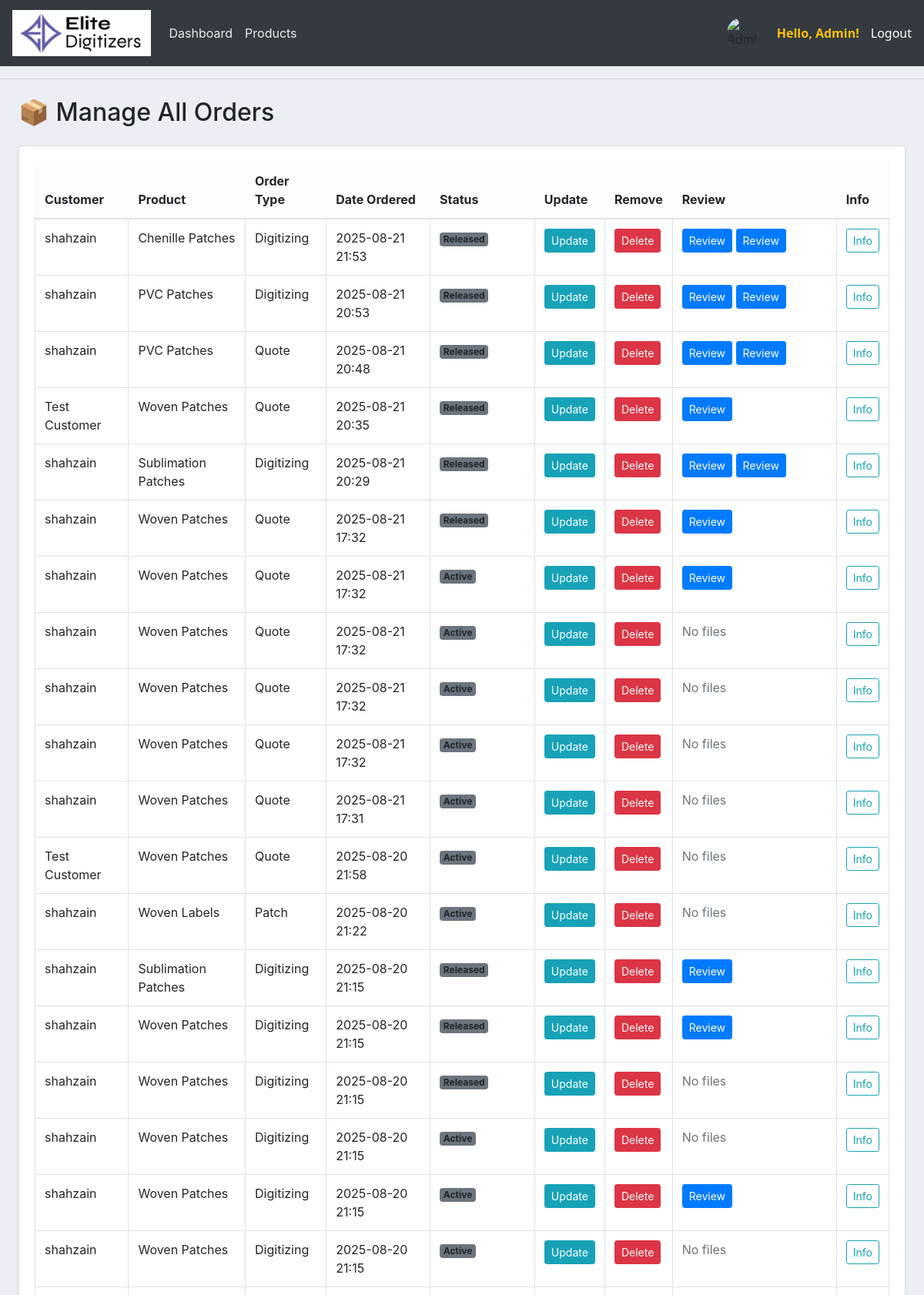
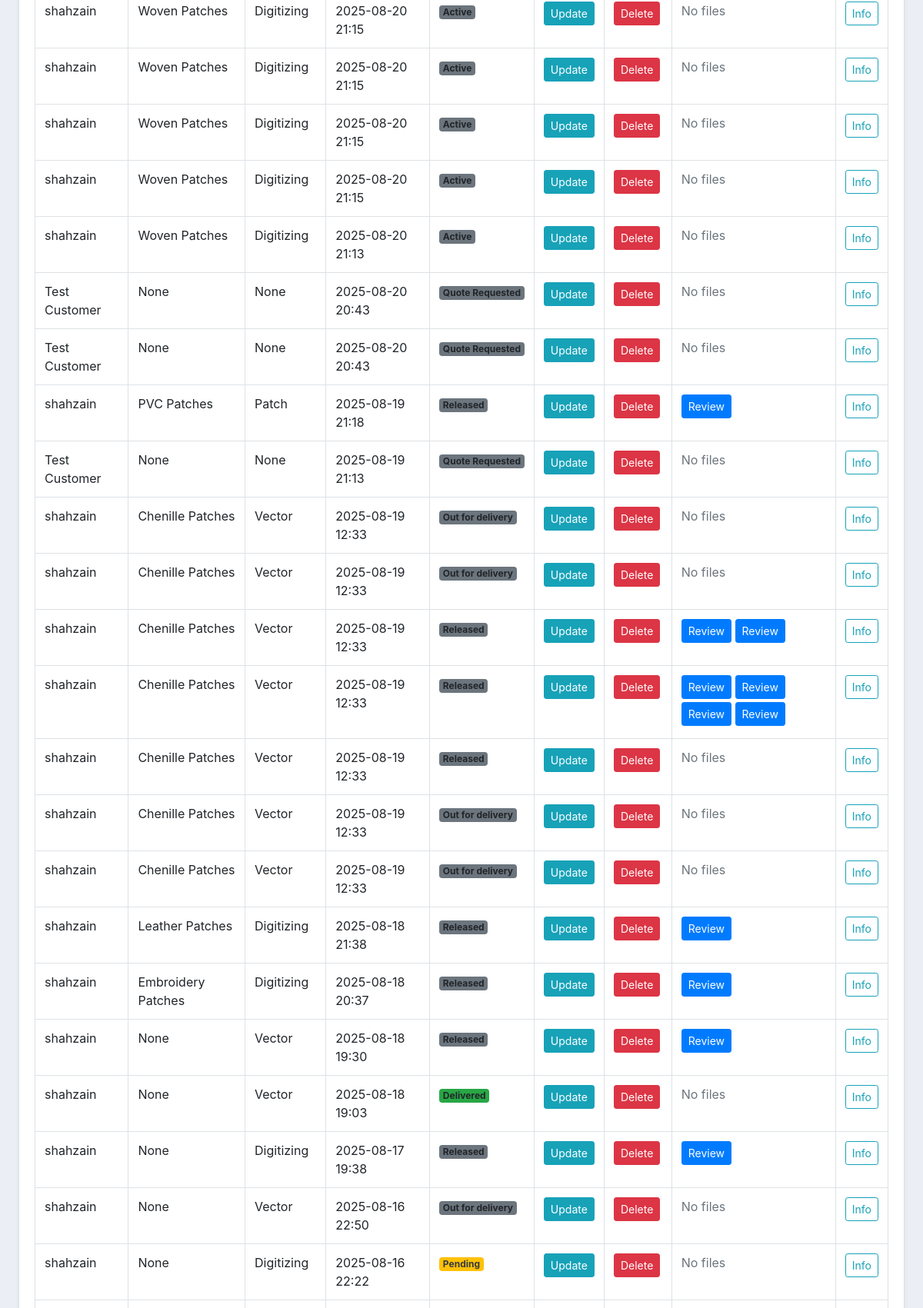
Page /manage-orders/ (signed in, upper part) on the committed database (2 pictures, top to bottom).
### accounts/models.py (models this page shows, shortened)
class Order(models.Model):
    STATUS = (
        ('Pending', 'Pending'),
        ('Out for delivery', 'Out for delivery'),
        ('Delivered', 'Delivered'),
        ('Quote Requested', 'Quote Requested'),
        ('Active', 'Active'),
        ('Completed', 'Completed'),
        ('Released', 'Released'),
    )
    ORDER_TYPE = (
        ('Digitizing', 'Digitizing'),
        ('Vector', 'Vector'),
        ('Patch', 'Patch'),
        ('Quote', 'Quote'),
    )
    PAYMENT_STATUS = (
        ('Pending', 'Pending'),
        ('Paid', 'Paid'),
        ('Refunded', 'Refunded'),
    )
    REVIEW_STATUS = (
    ('Pending', 'Pending'),
    ('Approved', 'Approved'),
    ('Rejected', 'Rejected'),
    )
    PLACEMENT_CHOICES = [
        ('Apron', 'Apron'),
        ('Bags', 'Bags'),
        ('Cap', 'Cap'),
        ('Cap Side', 'Cap Side'),
        ('Cap Back', 'Cap Back'),
        ('Chest', 'Chest'),
        ('Gloves', 'Gloves'),
        ('Jacket Back', 'Jacket Back'),
        ('Patches', 'Patches'),
        ('Sleeve', 'Sleeve'),
        ('Towel', 'Towel'),
        ('Visor', 'Visor'),
        ('Other', 'Other'),
    ]
    FABRIC_CHOICES = [
        ('Blanket', 'Blanket'),
        ('Canvas', 'Canvas'),
        ('Canis', 'Canis'),
        ('Cotton Woven', 'Cotton Woven'),
        ('Denim', 'Denim'),
        ('Felt', 'Felt'),
        ('Flannel', 'Flannel'),
        ('Fleece', 'Fleece'),
        ('Leather', 'Leather'),
        ('Nylon', 'Nylon'),
        ('Pique', 'Pique'),
        ('Polyester', 'Polyester'),
        ('Silk', 'Silk'),
        ('Single Jersey', 'Single Jersey'),
        ('Towel', 'Towel'),
        ('Twill', 'Twill'),
        ('Other', 'Other'),
    ]
    FORMAT_CHOICES = [
        ('100', '100'),
        ('cdr', 'cdr'),
        ('cdn', 'cdn'),
        ('dsb', 'dsb'),
        ('dst', 'dst'),
        ('dsz', 'dsz'),
        ('emb', 'emb'),
        ('exp', 'exp'),
        ('jef', 'jef'),
        ('ksm', 'ksm'),
        ('ofm', 'ofm'),
        ('pes', 'pes'),
        ('pxf', 'pxf'),
        ('pof', 'pof'),
        ('tap', 'tap'),
        ('xxx', 'xxx'),
        ('other', 'Other'),
    ]
    customer = models.ForeignKey(Customer, on_delete=models.CASCADE)
    product = models.ForeignKey(Product, null=True, on_delete=models.SET_NULL)
    order_type = models.CharField(max_length=50, choices=ORDER_TYPE, null=True, blank=True)
    date_created = models.DateTimeField(auto_now_add=True, null=True)
    status = models.CharField(max_length=200, null=True, choices=STATUS)
    Additional_information = models.TextField(blank=True, null=True)
    design_file = models.FileField(upload_to='designs/', null=True, blank=True)
    invoice_file = models.FileField(upload_to='invoices/', null=True, blank=True)
    quantity = models.PositiveIntegerField(default=1)
    fabric_material = models.CharField(max_length=100, blank=True, null=True, choices=FABRIC_CHOICES)
    Required_Format = models.CharField(max_length=100, blank=True, null=True, default='DST', choices=FORMAT_CHOICES)
    urgent = models.BooleanField(default=False)
    price = models.DecimalField(max_digits=10, decimal_places=2, blank=True, null=True, default=0.00)
    Height = models.CharField(max_length=100, blank=True, null=True, default='standard')
    Width = models.CharField(max_length=100, blank=True, null=True, default='standard')
    total_colors = models.PositiveIntegerField(null=True ,blank=True)
    turnaround_time = models.CharField(max_length=100, blank=True, null=True)
    placement = models.CharField(max_length=100, blank=True, null=True, choices=PLACEMENT_CHOICES)
    released = models.BooleanField(default=False)  # For release_projects
    payment_status = models.CharField(max_length=20, choices=PAYMENT_STATUS, default='Pending')  # For follow-up payments
    date_completed = models.DateTimeField(null=True, blank=True)  # Optional: track completion time
    review_status = models.CharField(max_length=20, choices=REVIEW_STATUS, default='Pending')
    review_comment = models.TextField(blank=True, null=True)
    design_file = models.FileField(upload_to='designs/', blank=True, null=True)
    assigned_designer = models.ForeignKey(User, on_delete=models.SET_NULL, null=True, blank=True, related_name='designer_orders')

class Customer(models.Model):
    user = models.OneToOneField(User, null=True, blank=True, on_delete=models.CASCADE, related_name="customer_profile")
    name = models.CharField(max_length=200 )
    sales_rep = models.ForeignKey('SalesRepresentative', null=True, blank=True, on_delete=models.SET_NULL, related_name='assigned_customers')
    profile_pic = models.ImageField(
        upload_to='profile_pics/',  # Images will be saved in MEDIA_ROOT/profile_pics/
        null=True,
        blank=True,
        default='profile_pics/default.png'  # Default image path
    )
    phone = models.CharField(max_length=200)
    email = models.CharField(max_length=200)
    date_created = models.DateTimeField(auto_now_add=True, null=True)

class Product(models.Model):
    CATEGORY = (
        ('Indoor', 'Indoor'),
        ('Out Door', 'Out Door'),
    )
    name = models.CharField(max_length=200)
    price = models.FloatField(null=True)
    category = models.CharField(max_length=200, null=True, choices=CATEGORY)
    image = models.ImageField(upload_to='products/',null=True, blank=True)
    description = models.CharField(max_length=200)
    date_created = models.DateTimeField(auto_now_add=True, null=True)
    tags = models.ManyToManyField(Tag)
    def __str__(self):
        return self.name

class UploadedFile(models.Model):
    order = models.ForeignKey(Order, on_delete=models.CASCADE, related_name="files")
    file = models.FileField(upload_to='uploads/')
    uploaded_at = models.DateTimeField(auto_now_add=True)
    uploaded_by = models.ForeignKey(User, null=True, blank=True, on_delete=models.SET_NULL)

### accounts/decorators.py (the view)
    def wrapper_func(request, *args, **kwargs):
        group = None
        if request.user.groups.exists():
            group = request.user.groups.all()[0].name
        if group == 'customer':
            return redirect('user-page')
        elif group == 'sales_rep':
            return redirect('sales-dashboard')
        elif group == 'designer':
            return redirect('designer-dashboard')
        elif group == 'admin':
            return view_func(request, *args, **kwargs)
        else:
            return HttpResponse("You are not authorized to view this page.")

### accounts/views.py (called while the page is built)
@admin_only
def manage_orders(request):
    all_orders = Order.objects.all().order_by('-date_created')
    context = {
        'orders': all_orders
    }
    return render(request, 'accounts/manage_orders.html', context)

### templates/accounts/manage_orders.html (shortened to what this page needs)
{% extends 'accounts/main.html' %}
{% load static %}
{% block content %}
<div class="container-fluid mt-4 px-4">
    <h2 class="mb-4">📦 Manage All Orders</h2>
    <div class="card card-body shadow-sm">
        <div class="table-responsive">
            <table class="table table-bordered table-hover align-middle w-100">
                <thead class="table-light">
                    <tr>
                        <th>Customer</th>
                        <th>Product</th>
                        <th>Order Type</th>
                        <th>Date Ordered</th>
                        <th>Status</th>
                        <th>Update</th>
                        <th>Remove</th>
                        <th>Review</th>
                        <th>Info</th>
                    </tr>
                </thead>
                <tbody>
                    {% for order in orders %}
                    <tr>
                        <td>{{ order.customer.name }}</td>
                        <td>{{ order.product }}</td>
                        <td>{{ order.order_type }}</td>
                        <td>{{ order.date_created|date:"Y-m-d H:i" }}</td>
                        <td>
                            {% if order.status == "Delivered" %}
                                <span class="badge bg-success">{{ order.status }}</span>
                            {% elif order.status == "Pending" %}
                                <span class="badge bg-warning text-dark">{{ order.status }}</span>
                            {% else %}
                                <span class="badge bg-secondary">{{ order.status }}</span>
                            {% endif %}
                        </td>
                        <td><a class="btn btn-sm btn-info" href="{% url 'update_order' order.id %}">Update</a></td>
                        <td><a class="btn btn-sm btn-danger" href="{% url 'delete_order' order.id %}">Delete</a></td>
                        <td>
                            {% for file in order.files.all %}
                                <a href="{% url 'review_file' file.id %}" class="btn btn-sm btn-primary mb-1">Review</a>
                            {% empty %}
                                <span class="text-muted">No files</span>
                            {% endfor %}
                        </td>
                        <td>
                            <a class="btn btn-outline-info btn-sm" href="{% url 'customer_orders' order.customer.id 'all' %}">Info</a>
                        </td>
                    </tr>
                    {% empty %}
                    <tr>
                        <td colspan="9" class="text-center text-muted">No orders found.</td>
                    </tr>
                    {% endfor %}
                </tbody>
            </table>
        </div>
    </div>
</div>
{% endblock %}

### templates/accounts/navbar.html (shortened to what this page needs)
{% load static %}
<nav class="navbar navbar-expand-lg navbar-dark bg-dark">
  <a class="navbar-brand" href="{% url 'home' %}">
    <img src="{% static 'images/elite_d.png' %}" alt="Elite Digitizers Logo" class="logo-img">
  </a>
  <div class="collapse navbar-collapse" id="navbarNav">
    <ul class="navbar-nav">
      {% if request.user.groups.all.0.name == 'admin' %}
      <li class="nav-item">
        <a class="nav-link" href="{% url 'home' %}">Dashboard</a>
      </li>
      <li class="nav-item">
        <a class="nav-link" href="{% url 'products' %}">Products</a>
      </li>
      {% else %}
      <li class="nav-item">
        <a class="nav-link" href="{% url 'account' %}">Settings</a>
      </li>
      {% endif %}
    </ul>
  </div>
  <div class="d-flex align-items-center">
  {% if user.is_authenticated %}
    <div class="d-flex align-items-center ms-3">
      {% if user.customer_profile and user.customer_profile.profile_pic %}
        <img src="{{ user.customer_profile.profile_pic.url }}"
             alt="{{ user.first_name }}"
             class="rounded-circle"
             style="height:40px; width:40px; object-fit:cover; margin-right:10px;">
      {% else %}
        <img src="{{ MEDIA_URL }}profile_pics/default.png"
             alt="{{ user.first_name }}"
             class="rounded-circle"
             style="height:40px; width:40px; object-fit:cover; margin-right:10px;">
      {% endif %}
      <span class="hello-msg">Hello, {{ user.first_name }}!</span>
    </div>
    <span class="hello-msg ms-3">
      <a class="logout-link" href="{% url 'logout' %}">Logout</a>
    </span>
  {% endif %}
</div>
</nav>

### static/css/main.css (style rules this page uses)
body { background-color: #ebeff5; }

### templates/accounts/navbar.html (style rules this page uses)
.navbar-brand { font-weight: 700; font-size: 1.6rem; letter-spacing: 3px; font-family: 'Segoe UI', Tahoma, Geneva, Verdana, sans-serif; color: #0d6efd !important; text-transform: uppercase; }
.hello-msg { font-size: 16px; color: #ffc107; font-weight: 600; margin-left: 15px; font-family: 'Segoe UI', Tahoma, Geneva, Verdana, sans-serif; user-select: none; white-space: nowrap; }
.navbar-dark .navbar-nav .nav-link { color: rgba(255, 255, 255, 0.9); text-transform: capitalize; }
.logout-link { color: white; font-weight: 500; text-decoration: none; white-space: nowrap; }
.logo-img { height: 60px; width: auto; max-height: 60px; }

### rows in the picture
Order: customer.name "shahzain", product "Chenille Patches", order_type "Digitizing", date_created "2025-08-21 21:53", status "Released"
Order: customer.name "shahzain", product "PVC Patches", order_type "Digitizing", date_created "2025-08-21 20:53", status "Released"
Order: customer.name "shahzain", product "PVC Patches", order_type "Quote", date_created "2025-08-21 20:48", status "Released"
Order: customer.name "Test Customer", product "Woven Patches", order_type "Quote", date_created "2025-08-21 20:35", status "Released"
Order: customer.name "shahzain", product "Sublimation Patches", order_type "Digitizing", date_created "2025-08-21 20:29", status "Released"
Order: customer.name "shahzain", product "Woven Patches", order_type "Quote", date_created "2025-08-21 17:32", status "Released"
Order: customer.name "shahzain", product "Woven Patches", order_type "Quote", date_created "2025-08-21 17:32", status "Active"
Order: customer.name "shahzain", product "Woven Patches", order_type "Quote", date_created "2025-08-21 17:32", status "Active"
Order: customer.name "shahzain", product "Woven Patches", order_type "Quote", date_created "2025-08-21 17:32", status "Active"
Order: customer.name "shahzain", product "Woven Patches", order_type "Quote", date_created "2025-08-21 17:32", status "Active"
Order: customer.name "shahzain", product "Woven Patches", order_type "Quote", date_created "2025-08-21 17:31", status "Active"
Order: customer.name "Test Customer", product "Woven Patches", order_type "Quote", date_created "2025-08-20 21:58", status "Active"
Order: customer.name "shahzain", product "Woven Labels", order_type "Patch", date_created "2025-08-20 21:22", status "Active"
Order: customer.name "shahzain", product "Sublimation Patches", order_type "Digitizing", date_created "2025-08-20 21:15", status "Released"
Order: customer.name "shahzain", product "Woven Patches", order_type "Digitizing", date_created "2025-08-20 21:15", status "Released"
Order: customer.name "shahzain", product "Woven Patches", order_type "Digitizing", date_created "2025-08-20 21:15", status "Released"
Order: customer.name "shahzain", product "Woven Patches", order_type "Digitizing", date_created "2025-08-20 21:15", status "Active"
Order: customer.name "shahzain", product "Woven Patches", order_type "Digitizing", date_created "2025-08-20 21:15", status "Active"
Order: customer.name "shahzain", product "Woven Patches", order_type "Digitizing", date_created "2025-08-20 21:15", status "Active"
Order: customer.name "shahzain", product "Woven Patches", order_type "Digitizing", date_created "2025-08-20 21:15", status "Active"
Order: customer.name "shahzain", product "Woven Patches", order_type "Digitizing", date_created "2025-08-20 21:15", status "Active"
Order: customer.name "shahzain", product "Woven Patches", order_type "Digitizing", date_created "2025-08-20 21:15", status "Active"
Order: customer.name "shahzain", product "Woven Patches", order_type "Digitizing", date_created "2025-08-20 21:15", status "Active"
Order: customer.name "shahzain", product "Woven Patches", order_type "Digitizing", date_created "2025-08-20 21:13", status "Active"
Order: customer.name "Test Customer", product "None", order_type "None", date_created "2025-08-20 20:43", status "Quote Requested"
Order: customer.name "Test Customer", product "None", order_type "None", date_created "2025-08-20 20:43", status "Quote Requested"
Order: customer.name "shahzain", product "PVC Patches", order_type "Patch", date_created "2025-08-19 21:18", status "Released"
Order: customer.name "Test Customer", product "None", order_type "None", date_created "2025-08-19 21:13", status "Quote Requested"
Order: customer.name "shahzain", product "Chenille Patches", order_type "Vector", date_created "2025-08-19 12:33", status "Out for delivery"
Order: customer.name "shahzain", product "Chenille Patches", order_type "Vector", date_created "2025-08-19 12:33", status "Out for delivery"
Order: customer.name "shahzain", product "Chenille Patches", order_type "Vector", date_created "2025-08-19 12:33", status "Released"
Order: customer.name "shahzain", product "Chenille Patches", order_type "Vector", date_created "2025-08-19 12:33", status "Released"
Order: customer.name "shahzain", product "Chenille Patches", order_type "Vector", date_created "2025-08-19 12:33", status "Released"
Order: customer.name "shahzain", product "Chenille Patches", order_type "Vector", date_created "2025-08-19 12:33", status "Out for delivery"
Order: customer.name "shahzain", product "Chenille Patches", order_type "Vector", date_created "2025-08-19 12:33", status "Out for delivery"
Order: customer.name "shahzain", product "Leather Patches", order_type "Digitizing", date_created "2025-08-18 21:38", status "Released"
Order: customer.name "shahzain", product "Embroidery Patches", order_type "Digitizing", date_created "2025-08-18 20:37", status "Released"
Order: customer.name "shahzain", product "None", order_type "Vector", date_created "2025-08-18 19:30", status "Released"
Order: customer.name "shahzain", product "None", order_type "Vector", date_created "2025-08-18 19:03", status "Delivered"
Order: customer.name "shahzain", product "None", order_type "Digitizing", date_created "2025-08-17 19:38", status "Released"
Order: customer.name "shahzain", product "None", order_type "Vector", date_created "2025-08-16 22:50", status "Out for delivery"
Order: customer.name "shahzain", product "None", order_type "Digitizing", date_created "2025-08-16 22:22", status "Pending"

### other values in the picture
{{ user.first_name }} "Admin"
